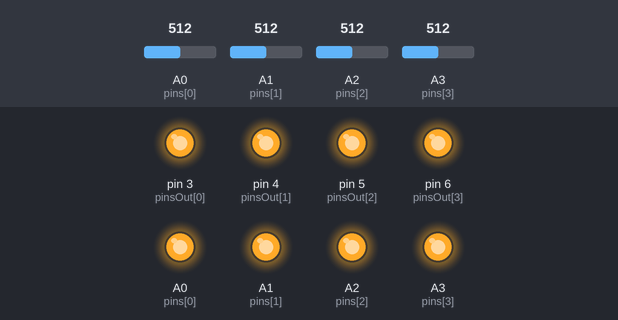
Recording of a sketch running on a simulated Arduino Uno, built with avr-gcc and run on an emulated ATmega328P. Parts: output pins drawn as LEDs (lit = HIGH). The test bench sets the inputs (shaded band); at power-on: A0 (pins[0]) = 512, A1 (pins[1]) = 512, A2 (pins[2]) = 512, A3 (pins[3]) = 512.

Above: at 1.2 s.
1.3 s: A0 (pins[0]) set to 908
2.8 s: A0 (pins[0]) set to 939
At 3.5 s:
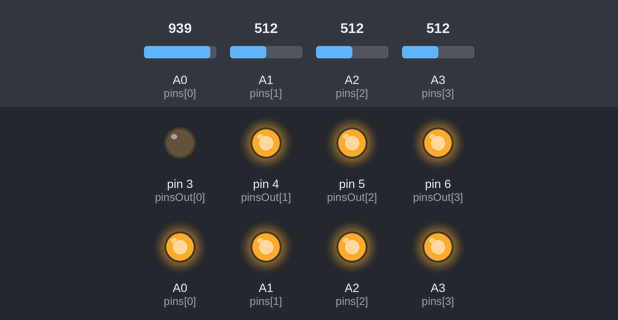
4.3 s: A1 (pins[1]) set to 938
5.8 s: A1 (pins[1]) set to 954
At 7.0 s:
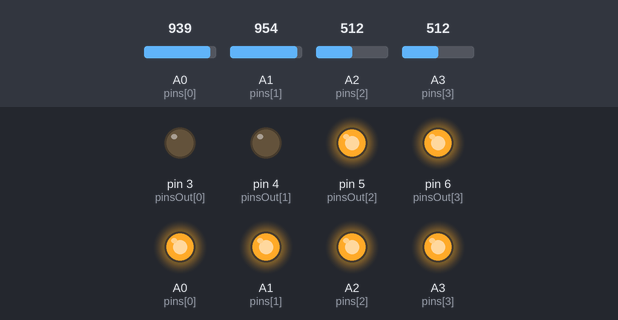
7.3 s: A2 (pins[2]) set to 913
8.8 s: A2 (pins[2]) set to 940
At 9.3 s:
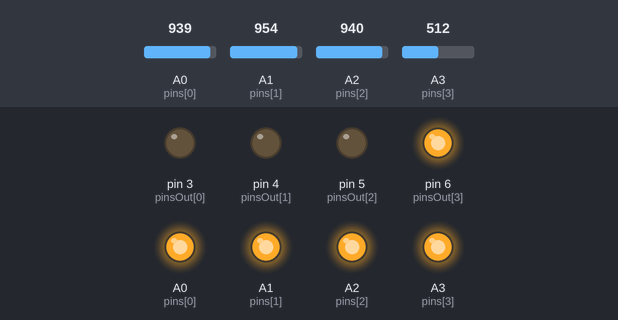
Timing chart, 0 to 11.3 s (numbered marks = the images above; inputs shaded):
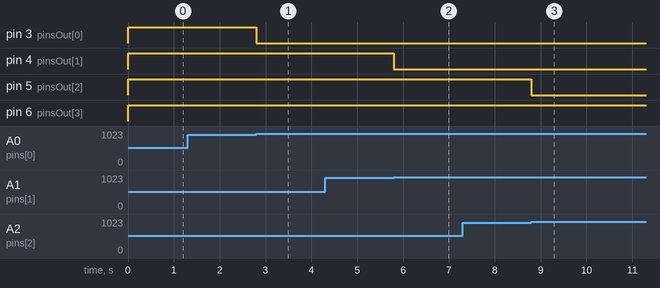

Measured:
- the behaviour switches between 925 and 926 on A0 (pins[0]) (found by bisection; images 0 and 1)
- the behaviour switches between 945 and 946 on A1 (pins[1]) (found by bisection; images 1 and 2)
- the behaviour switches between 925 and 926 on A2 (pins[2]) (found by bisection; images 2 and 3)
- after the input at 1.3 s, every drawn part: stays the same
- after the input at 2.8 s, pin 3 (pinsOut[0]): HIGH → LOW at once
- after the input at 4.3 s, every drawn part: stays the same
- after the input at 5.8 s, pin 4 (pinsOut[1]): HIGH → LOW at once
- after the input at 7.3 s, every drawn part: stays the same
- after the input at 8.8 s, pin 5 (pinsOut[2]): HIGH → LOW at once

The sketch:

fsr_io.ino
```cpp
// uno_fsr proof of concept
// i/o (328p) code

// uncomment line below to communicate over hardware serial (NOT recommended, due to unresolved issue with massive ~50ms latency)
//#define SERIAL_COMM
// uncomment line below to enable reporting sensor values over serial, for e.g. calibration purposes
//#define PRINT_VALS

// default inputs: A0-A3 (left down up right)
const int pins[] = {A0, A1, A2, A3};
const int pinsOut[] = {3, 4, 5, 6};
// thresholds
const int offThreshold[] = {925, 945, 925, 955}; // must be higher than corresponding onThreshold
const int onThreshold[] = {920, 940, 920, 950};

int vals[4];
bool pressed[4];
char pressed_packed = 0;

void setup() {
	Serial.begin(115200);
	init_pins();
}

void loop() {
	// read vals and send em to usb mcu
	read_analog();
	check_thresholds();

	#ifdef SERIAL_COMM
	pressed_packed = pack_bits();
	Serial.write(pressed_packed);
	#else
	write_output();
	#endif

	#ifdef PRINT_VALS
	print_vals();
	#endif
}

inline void init_pins()
{
	for (int i = 0; i < 4; ++i) {
		pinMode(pins[i], INPUT_PULLUP);
		pinMode(pins[i], HIGH);
		// out pins
		pinMode(pinsOut[i], OUTPUT);
	}
}

inline void read_analog()
{
	for (int i = 0; i < 4; ++i) {
		vals[i] = analogRead(pins[i]);
	}
}

inline void check_thresholds()
{
	for (int i = 0; i < 4; ++i) {
		if (pressed[i]) {
			if (vals[i] > offThreshold[i])
				pressed[i] = false;
		} else {
			if (vals[i] < onThreshold[i])
				pressed[i] = true;
		}
	}
}

inline void write_output()
{
	for (int i = 0; i < 4; ++i) {
		digitalWrite(pinsOut[i], pressed[i]);
	}
}

inline char pack_bits()
{
	char packed = 0;
	for (int i = 0; i < 4; ++i) {
		bitWrite(packed, i, pressed[i]);
	}

	return packed;
}

inline void print_vals()
{
	char buffer[128];
	snprintf(buffer, 128, "vals: %d, %d, %d, %d\n", vals[0], vals[1], vals[2], vals[3]);
	Serial.print(buffer);
}
```
